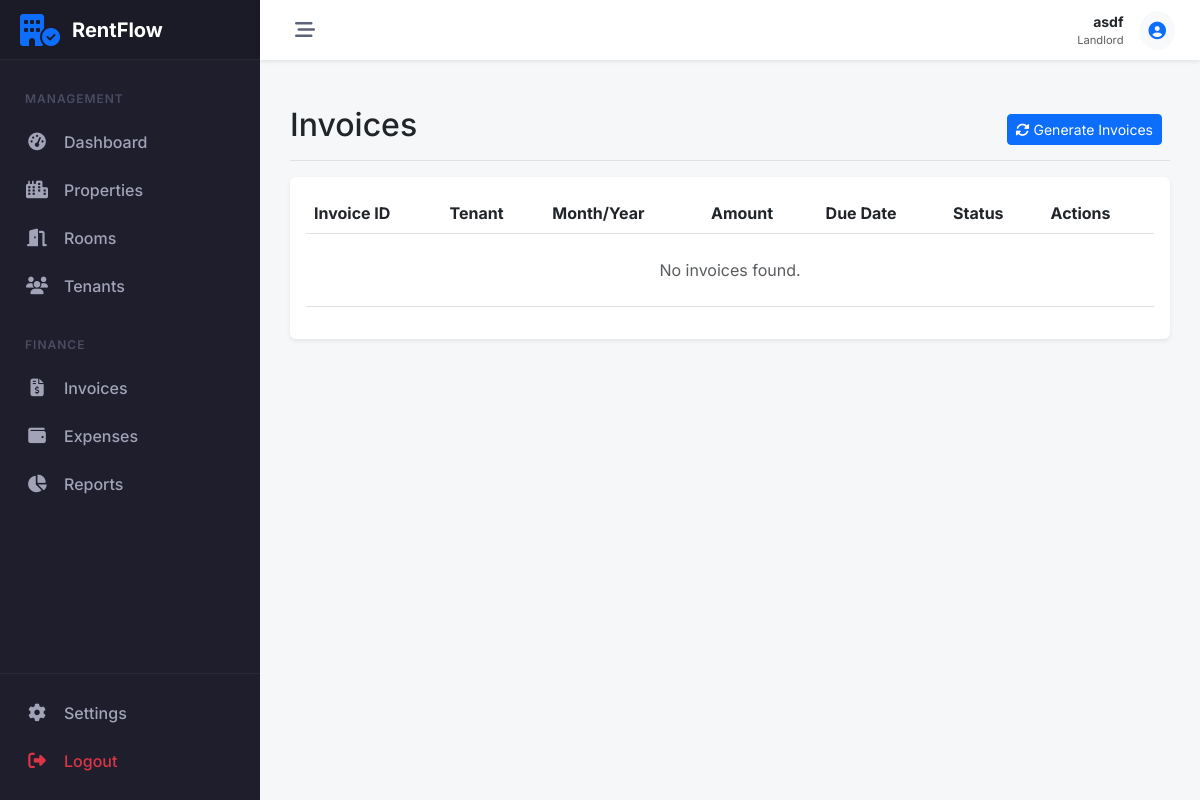
The app's page /payments/invoices/ (signed in), older data.
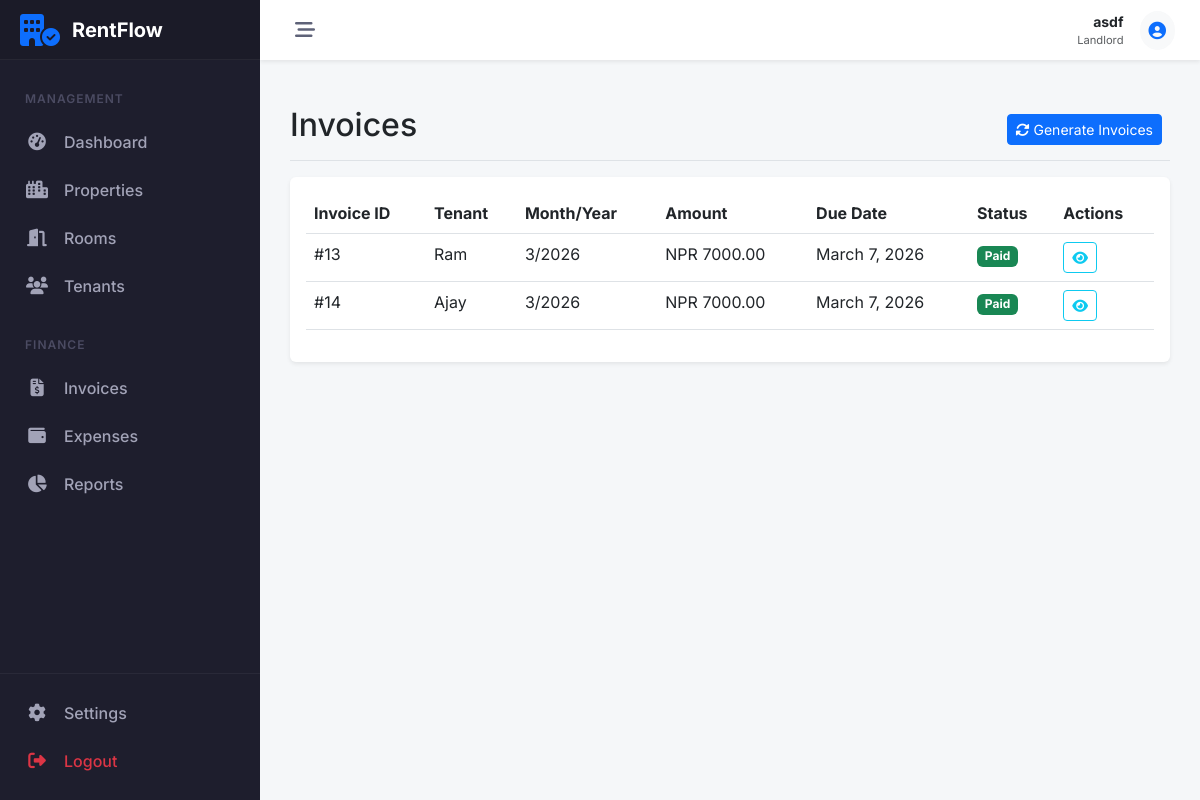
The same page, newer data.
### accounts/models.py (models this page shows, shortened)
class Profile(models.Model):
    ROLE_CHOICES = (
        ('LANDLORD', 'Landlord'),
        ('TENANT', 'Tenant'),
    )
    user = models.OneToOneField(User, on_delete=models.CASCADE, related_name='profile')
    role = models.CharField(max_length=10, choices=ROLE_CHOICES, default='TENANT', db_index=True)
    phone = models.CharField(max_length=15, blank=True)
    address = models.TextField(blank=True)
    needs_password_change = models.BooleanField(default=False)
    created_at = models.DateTimeField(auto_now_add=True)
    updated_at = models.DateTimeField(auto_now=True)

### payments/models.py (models this page shows, shortened)
class RentInvoice(models.Model):
    STATUS_CHOICES = (
        ('PENDING', 'Pending'),
        ('AWAITING', 'Awaiting Confirmation'),  # payment submitted by tenant but waiting for landlord
        ('PAID', 'Paid'),
        ('LATE', 'Late'),
    )
    tenancy = models.ForeignKey('properties.Tenancy', on_delete=models.CASCADE)
    month = models.IntegerField()
    year = models.IntegerField()
    amount = models.DecimalField(max_digits=10, decimal_places=2)
    due_date = models.DateField()
    status = models.CharField(max_length=10, choices=STATUS_CHOICES, default='PENDING', db_index=True)
    generated_at = models.DateTimeField(auto_now_add=True)
    class Meta:
        unique_together = ['tenancy', 'month', 'year']

### properties/models.py (models this page shows, shortened)
class Tenancy(models.Model):
    tenant = models.ForeignKey(User, on_delete=models.CASCADE, related_name='tenancies')
    room = models.ForeignKey(Room, on_delete=models.CASCADE, related_name='tenancies')
    start_date = models.DateField()
    end_date = models.DateField(null=True, blank=True)
    is_active = models.BooleanField(default=True, db_index=True)
    class Meta:
        verbose_name_plural = "Tenancies"

### payments/views.py (the view)
# urls.py: path('invoices/', InvoiceListView.as_view(), name='invoice_list'),
class InvoiceListView(ProfileRequiredMixin, ListView):
    model = RentInvoice
    template_name = 'payments/invoice_list.html'
    context_object_name = 'invoices'
    def get_queryset(self):
        user = self.request.user
        qs = RentInvoice.objects.select_related('tenancy__room__property', 'tenancy__tenant')
        if user.profile.role == 'LANDLORD':
            return qs.filter(tenancy__room__property__landlord=user).order_by('-year', '-month')
        else:
            return qs.filter(tenancy__tenant=user).order_by('-year', '-month')

### payments/views.py (called while the page is built)
    def test_func(self):
        return self.request.user.is_authenticated and hasattr(self.request.user, 'profile')

### payments/templates/payments/invoice_list.html (shortened to what this page needs)
{% extends 'core/base.html' %}
{% block content %}
<div class="d-flex justify-content-between flex-wrap flex-md-nowrap align-items-center pt-3 pb-2 mb-3 border-bottom">
    <h1 class="h2">Invoices</h1>
    {% if user.profile.role == 'LANDLORD' %}
    <div class="btn-toolbar mb-2 mb-md-0">
        <form action="{% url 'payments:generate_invoices' %}" method="post" class="me-2">
            <button type="submit" class="btn btn-sm btn-primary"><i class="fa-solid fa-rotate me-1"></i>Generate
                Invoices</button>
        </form>
    </div>
    {% endif %}
</div>
<div class="bg-white p-3 rounded shadow-sm">
    <div class="table-responsive">
        <table class="table table-hover">
            <thead>
                <tr>
                    <th>Invoice ID</th>
                    <th>{% if user.profile.role == 'LANDLORD' %}Tenant{% else %}Room{% endif %}</th>
                    <th>Month/Year</th>
                    <th>Amount</th>
                    <th>Due Date</th>
                    <th>Status</th>
                    <th>Actions</th>
                </tr>
            </thead>
            <tbody>
                {% for invoice in invoices %}
                <tr>
                    <td>#{{ invoice.id }}</td>
                    <td>
                        {% if user.profile.role == 'LANDLORD' %}
                        {{ invoice.tenancy.tenant.username }}
                        {% else %}
                        {{ invoice.tenancy.room.room_number }}
                        {% endif %}
                    </td>
                    <td>{{ invoice.month }}/{{ invoice.year }}</td>
                    <td>NPR {{ invoice.amount }}</td>
                    <td>{{ invoice.due_date }}</td>
                    <td>
                        {% if invoice.status == 'PAID' %}
                        <span class="badge bg-success">Paid</span>
                        {% elif invoice.status == 'AWAITING' %}
                        <span class="badge bg-info text-dark">Awaiting Confirmation</span>
                        {% elif invoice.status == 'LATE' %}
                        <span class="badge bg-danger">Late</span>
                        {% else %}
                        <span class="badge bg-warning text-dark">Pending</span>
                        {% endif %}
                    </td>
                    <td>
                        <div class="btn-group btn-group-sm">
                            <a href="{% url 'payments:invoice_detail' invoice.pk %}" class="btn btn-outline-info"
                                title="View">
                                <i class="fa-solid fa-eye"></i>
                            </a>
                        </div>
                    </td>
                </tr>
                {% empty %}
                <tr>
                    <td colspan="7" class="text-center py-4 text-muted">No invoices found.</td>
                </tr>
                {% endfor %}
            </tbody>
        </table>
    </div>
</div>
{% endblock %}

### core/templates/core/base.html (shortened to what this page needs)
<!DOCTYPE html>
<html lang="en">
<head>
    <link href="https://cdn.jsdelivr.net/npm/bootstrap@5.3.0/dist/css/bootstrap.min.css" rel="stylesheet">
    <link rel="stylesheet" href="https://cdnjs.cloudflare.com/ajax/libs/font-awesome/6.5.1/css/all.min.css">
</head>
<body>
    {% if user.is_authenticated %}
    <aside id="sidebar">
        <div class="sidebar-logo">
            <i class="fa-solid fa-building-circle-check fa-2x text-primary"></i>
            <span class="logo-text">RentFlow</span>
        </div>
        <div class="sidebar-nav">
            {% if user.profile.role == 'LANDLORD' %}
            <div class="nav-header">Management</div>
            <a href="{% url 'dashboard:landlord_dash' %}"
                class="nav-link-custom {% if 'dashboard' in request.resolver_match.view_name %}active{% endif %}">
                <i class="fa-solid fa-gauge-high"></i>
                <span>Dashboard</span>
            </a>
            <div class="nav-item">
                <a class="nav-link-custom" data-bs-toggle="collapse" href="#collapse-properties" role="button"
                    aria-expanded="false" aria-controls="collapse-properties">
                    <i class="fa-solid fa-city"></i>
                    <span>Properties</span>
                </a>
            </div>
            <div class="nav-item">
                <a class="nav-link-custom" data-bs-toggle="collapse" href="#collapse-rooms" role="button"
                    aria-expanded="false" aria-controls="collapse-rooms">
                    <i class="fa-solid fa-door-open"></i>
                    <span>Rooms</span>
                </a>
            </div>
            <div class="nav-item">
                <a class="nav-link-custom" data-bs-toggle="collapse" href="#collapse-tenants" role="button"
                    aria-expanded="false" aria-controls="collapse-tenants">
                    <i class="fa-solid fa-users"></i>
                    <span>Tenants</span>
                </a>
            </div>
            <div class="nav-header mt-3">Finance</div>
            <div class="nav-item">
                <a class="nav-link-custom" data-bs-toggle="collapse" href="#collapse-invoices" role="button"
                    aria-expanded="false" aria-controls="collapse-invoices">
                    <i class="fa-solid fa-file-invoice-dollar"></i>
                    <span>Invoices</span>
                </a>
            </div>
            <div class="nav-item">
                <a class="nav-link-custom" data-bs-toggle="collapse" href="#collapse-expenses" role="button"
                    aria-expanded="false" aria-controls="collapse-expenses">
                    <i class="fa-solid fa-wallet"></i>
                    <span>Expenses</span>
                </a>
            </div>
            <a href="{% url 'payments:financial_report' %}"
                class="nav-link-custom {% if 'report' in request.resolver_match.view_name %}active{% endif %}">
                <i class="fa-solid fa-chart-pie"></i>
                <span>Reports</span>
            </a>
            {% endif %}
        </div>
        <div class="sidebar-footer">
            <a href="#" class="nav-link-custom">
                <i class="fa-solid fa-gear"></i>
                <span>Settings</span>
            </a>
            <a href="javascript:void(0)" onclick="document.getElementById('logout-form').submit()"
                class="nav-link-custom text-danger">
                <i class="fa-solid fa-right-from-bracket"></i>
                <span>Logout</span>
            </a>
        </div>
    </aside>
    <div id="main-wrapper">
        <header id="topbar">
            <button class="toggle-btn" id="sidebar-toggle">
                <i class="fa-solid fa-bars-staggered"></i>
            </button>
            <div class="ms-auto d-flex align-items-center">
                <div class="me-3 d-none d-md-block text-end">
                    <div class="fw-bold small text-dark">{{ user.username }}</div>
                    <div class="text-muted small" style="font-size: 0.7rem;">{{ user.profile.get_role_display }}</div>
                </div>
                <div class="dropdown">
                    <a href="#" class="btn btn-light btn-sm rounded-circle p-2" data-bs-toggle="dropdown">
                    </a>
                </div>
            </div>
        </header>
        <main id="content-area">
            {% block content %}{% endblock %}
        </main>
    </div>
    {% endif %}
</body>
</html>

### core/templates/core/base.html (style rules this page uses)
:root { --sidebar-width: 260px; --sidebar-collapsed-width: 70px; --sidebar-bg: #1e1e2d; --sidebar-hover: #2b2b40; --sidebar-active: #3699ff; --topbar-height: 60px; --transition-speed: 0.3s; }
body { font-family: 'Inter', sans-serif; background-color: #f5f7f9; overflow-x: hidden; }
#sidebar { width: var(--sidebar-width); height: 100vh; position: fixed; left: 0; top: 0; background: var(--sidebar-bg); color: #a2a3b7; transition: all var(--transition-speed) ease-in-out; z-index: 1000; display: flex; flex-direction: column; }
.sidebar-logo { padding: 20px; height: var(--topbar-height); display: flex; align-items: center; border-bottom: 1px solid rgba(255, 255, 255, 0.05); background: rgba(0, 0, 0, 0.1); overflow: hidden; white-space: nowrap; }
.logo-text { font-weight: 700; font-size: 1.25rem; color: #fff; margin-left: 12px; transition: opacity var(--transition-speed); }
.sidebar-nav { padding: 20px 0; flex-grow: 1; overflow-y: auto; overflow-x: hidden; }
.nav-header { padding: 10px 25px; font-size: 0.75rem; text-transform: uppercase; font-weight: 600; letter-spacing: 1px; color: #4b4b62; }
.nav-link-custom { display: flex; align-items: center; padding: 12px 25px; color: #a2a3b7; text-decoration: none; transition: all 0.2s; white-space: nowrap; position: relative; }
.nav-link-custom i { width: 24px; font-size: 1.1rem; text-align: center; }
.nav-link-custom span { margin-left: 15px; font-weight: 500; transition: opacity var(--transition-speed); }
#main-wrapper { margin-left: var(--sidebar-width); min-height: 100vh; transition: all var(--transition-speed) ease-in-out; display: flex; flex-direction: column; }
#topbar { height: var(--topbar-height); background: #fff; box-shadow: 0 0.125rem 0.25rem rgba(0, 0, 0, 0.075); display: flex; align-items: center; padding: 0 25px; position: sticky; top: 0; z-index: 999; }
.toggle-btn { background: transparent; border: none; font-size: 1.25rem; color: #5e6278; cursor: pointer; padding: 5px 10px; border-radius: 4px; }
#content-area { padding: 30px; flex-grow: 1; }
.sidebar-footer { border-top: 1px solid rgba(255, 255, 255, 0.05); padding: 15px 0; }

Row changes from the older to the newer data that the page shows:
added RentInvoice: id "13", tenancy.tenant.username "Ram", month "3", year "2026", amount "7000.00", due_date "March 7, 2026", status "Paid"
added RentInvoice: id "14", tenancy.tenant.username "Ajay", month "3", year "2026", amount "7000.00", due_date "March 7, 2026", status "Paid"
Text that changed along with them:
text no longer shown: "No invoices found."
